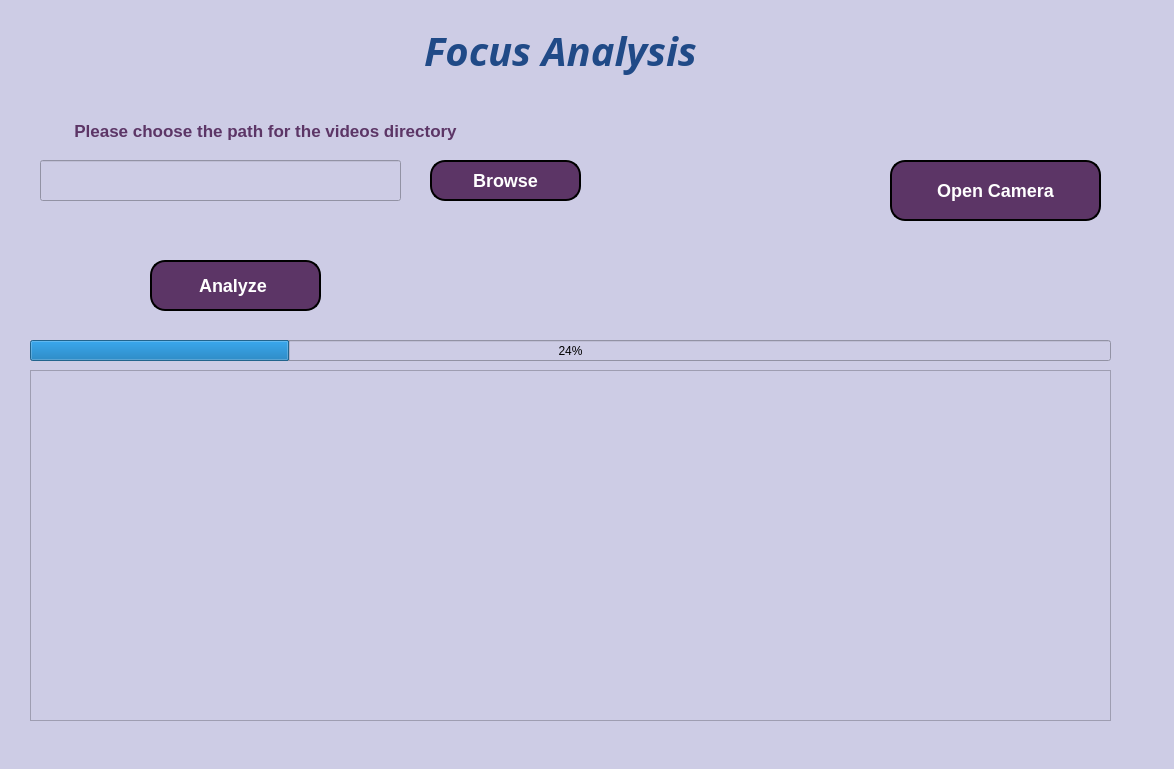
<?xml version="1.0" encoding="UTF-8"?>
<ui version="4.0">
 <class>MainWindow</class>
 <widget class="QMainWindow" name="MainWindow">
  <property name="geometry">
   <rect>
    <x>0</x>
    <y>0</y>
    <width>1174</width>
    <height>769</height>
   </rect>
  </property>
  <property name="windowTitle">
   <string>MainWindow</string>
  </property>
  <property name="styleSheet">
   <string notr="true">background-color: rgb(92, 53, 102);
background-color: rgb(206, 92, 0);
background-color: rgb(205, 204,229);</string>
  </property>
  <widget class="QWidget" name="centralwidget">
   <widget class="QLabel" name="label">
    <property name="geometry">
     <rect>
      <x>330</x>
      <y>0</y>
      <width>461</width>
      <height>101</height>
     </rect>
    </property>
    <property name="font">
     <font>
      <family>MathJax_Math</family>
      <pointsize>30</pointsize>
      <weight>75</weight>
      <italic>true</italic>
      <bold>true</bold>
      <strikeout>false</strikeout>
      <kerning>true</kerning>
     </font>
    </property>
    <property name="styleSheet">
     <string notr="true">color: rgb(92, 53, 102);
color: rgb(32, 74, 135);
</string>
    </property>
    <property name="text">
     <string>Focus Analysis</string>
    </property>
    <property name="alignment">
     <set>Qt::AlignCenter</set>
    </property>
   </widget>
   <widget class="QPushButton" name="btn_browse">
    <property name="geometry">
     <rect>
      <x>430</x>
      <y>160</y>
      <width>151</width>
      <height>41</height>
     </rect>
    </property>
    <property name="styleSheet">
     <string notr="true">background-color: rgb(92, 53, 102);
border-style: outset;
border-width: 2px;
border-radius: 15px;
border-color: black;
border-color: black;
padding: 4px;
font: bold 18px;
color: white</string>
    </property>
    <property name="text">
     <string>Browse</string>
    </property>
   </widget>
   <widget class="QLineEdit" name="te_broswe">
    <property name="geometry">
     <rect>
      <x>40</x>
      <y>160</y>
      <width>361</width>
      <height>41</height>
     </rect>
    </property>
   </widget>
   <widget class="QPushButton" name="btn_alanyze">
    <property name="geometry">
     <rect>
      <x>150</x>
      <y>260</y>
      <width>171</width>
      <height>51</height>
     </rect>
    </property>
    <property name="styleSheet">
     <string notr="true">background-color: rgb(92, 53, 102);
border-style: outset;
border-width: 2px;
border-radius: 15px;
border-color: black;
border-color: black;
padding: 4px;
font: bold 18px;
color: white</string>
    </property>
    <property name="text">
     <string>Analyze </string>
    </property>
   </widget>
   <widget class="QPushButton" name="btn_open_camera">
    <property name="geometry">
     <rect>
      <x>890</x>
      <y>160</y>
      <width>211</width>
      <height>61</height>
     </rect>
    </property>
    <property name="styleSheet">
     <string notr="true">background-color: rgb(92, 53, 102);
border-style: outset;
border-width: 2px;
border-radius: 15px;
border-color: black;
border-color: black;
padding: 4px;
font: bold 18px;
color: white</string>
    </property>
    <property name="text">
     <string>Open Camera</string>
    </property>
   </widget>
   <widget class="QProgressBar" name="progressBar">
    <property name="geometry">
     <rect>
      <x>30</x>
      <y>340</y>
      <width>1081</width>
      <height>21</height>
     </rect>
    </property>
    <property name="value">
     <number>24</number>
    </property>
   </widget>
   <widget class="QTextBrowser" name="text_result">
    <property name="geometry">
     <rect>
      <x>30</x>
      <y>370</y>
      <width>1081</width>
      <height>351</height>
     </rect>
    </property>
    <property name="html">
     <string>&lt;!DOCTYPE HTML PUBLIC &quot;-//W3C//DTD HTML 4.0//EN&quot; &quot;http://www.w3.org/TR/REC-html40/strict.dtd&quot;&gt;
&lt;html&gt;&lt;head&gt;&lt;meta name=&quot;qrichtext&quot; content=&quot;1&quot; /&gt;&lt;style type=&quot;text/css&quot;&gt;
p, li { white-space: pre-wrap; }
&lt;/style&gt;&lt;/head&gt;&lt;body style=&quot; font-family:'PowerlineSymbols Medium'; font-size:11pt; font-weight:400; font-style:normal;&quot;&gt;
&lt;p style=&quot;-qt-paragraph-type:empty; margin-top:0px; margin-bottom:0px; margin-left:0px; margin-right:0px; -qt-block-indent:0; text-indent:0px;&quot;&gt;&lt;br /&gt;&lt;/p&gt;&lt;/body&gt;&lt;/html&gt;</string>
    </property>
   </widget>
   <widget class="QLabel" name="label_2">
    <property name="geometry">
     <rect>
      <x>30</x>
      <y>120</y>
      <width>471</width>
      <height>21</height>
     </rect>
    </property>
    <property name="font">
     <font>
      <pointsize>13</pointsize>
      <weight>75</weight>
      <bold>true</bold>
     </font>
    </property>
    <property name="styleSheet">
     <string notr="true">color: rgb(92, 53, 102);</string>
    </property>
    <property name="text">
     <string>Please choose the path for the videos directory</string>
    </property>
    <property name="alignment">
     <set>Qt::AlignCenter</set>
    </property>
   </widget>
  </widget>
  <widget class="QMenuBar" name="menubar">
   <property name="geometry">
    <rect>
     <x>0</x>
     <y>0</y>
     <width>1174</width>
     <height>23</height>
    </rect>
   </property>
  </widget>
  <widget class="QStatusBar" name="statusbar"/>
 </widget>
 <resources/>
 <connections/>
</ui>
